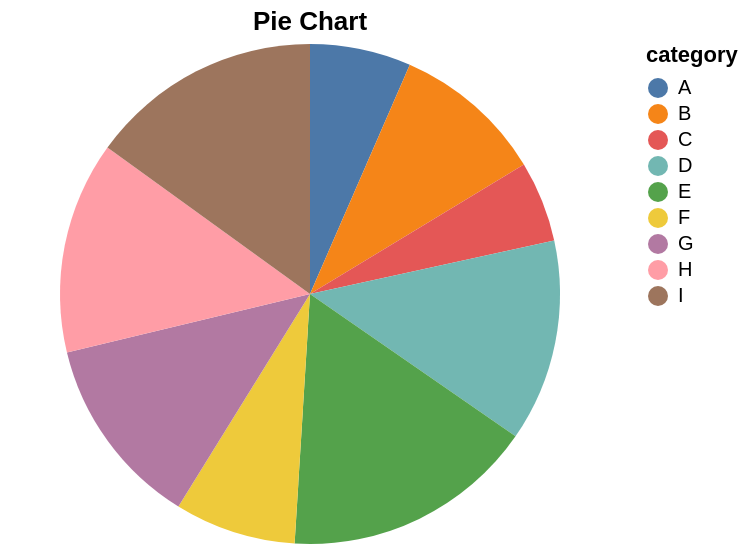

Write the Vega-Lite specification saved for this chart.
### Vega-Lite specification from a JSON file in a GitHub repository (floating-point values rounded to 4 significant figures)
{"$schema": "https://vega.github.io/schema/vega-lite/v5.20.1.json", "config": {"view": {"continuousHeight": 300, "continuousWidth": 300}}, "data": {"name": "data-7236977939362759d3deb27d6bb3940b"}, "datasets": {"data-7236977939362759d3deb27d6bb3940b": [{"category": "A", "month": "Jan", "sales": 3, "value": 10}, {"category": "B", "month": "Feb", "sales": 7, "value": 15}, {"category": "C", "month": "Mar", "sales": 5, "value": 8}, {"category": "D", "month": "Apr", "sales": 10, "value": 20}, {"category": "E", "month": "May", "sales": 8, "value": 25}, {"category": "F", "month": "Jun", "sales": 7, "value": 12}, {"category": "G", "month": "Jul", "sales": 11, "value": 19}, {"category": "H", "month": "Aug", "sales": 9, "value": 21}, {"category": "I", "month": "Sep", "sales": 10, "value": 23}]}, "encoding": {"color": {"field": "category", "type": "nominal"}, "theta": {"field": "value", "type": "quantitative"}}, "height": 250, "mark": {"type": "arc"}, "title": "Pie Chart", "width": "container"}
